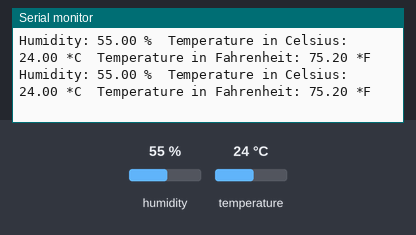
Bench run of a sketch on a simulated Arduino Uno, built with avr-gcc and run on an emulated ATmega328P. Parts: the last lines printed to the serial monitor. The inputs (shaded band) are chosen by the test bench; at power-on: humidity 55 %, temperature 24 °C.

Above: at 4.8 s.
4.9 s: humidity set to 22 %
At 7.2 s:
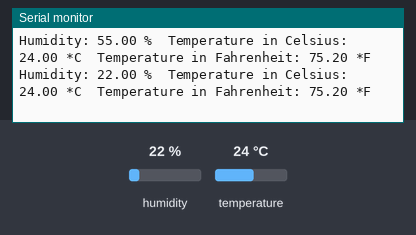
7.9 s: temperature set to 41 °C
At 9.2 s:
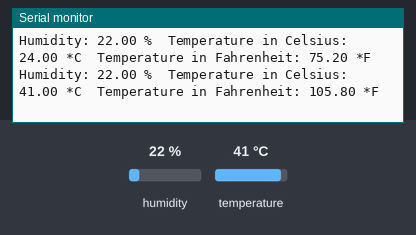
14.3 s: humidity set to 40 %
At 15.5 s:
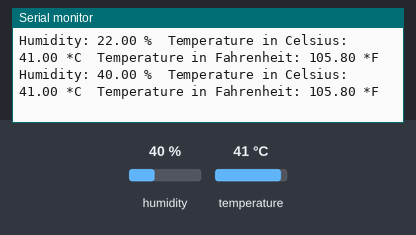
Timing chart, 0 to 17.3 s (numbered marks = the images above; inputs shaded):
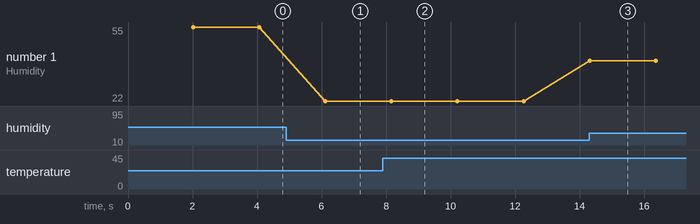

Measured:
- after the input at 4.9 s, the serial monitor: prints a new line after 1.2 s (image 1)
- after the input at 7.9 s, the serial monitor: prints a new line after 0.27 s (image 2)
- after the input at 14.3 s, the serial monitor: prints a new line at once (image 3)
- plotted number 1: 55 → 22 after the input at 4.9 s, 22 → 40 after the input at 14.3 s

The sketch:

ArduinoDHT11_Testing.ino
```cpp
#include <DHT.h> //包含DHT库，用于与DHT传感器通信

#define DHTPIN 2 //定义DHT传感器连接的引脚为2
#define DHTTYPE DHT11 //定义DHT传感器的类型为DHT11

DHT dht(DHTPIN, DHTTYPE); //创建DHT传感器对象，指定引脚和传感器类型

void setup() {
  Serial.begin(9600); //初始化串口通信，波特率为9600
  dht.begin(); //初始化DHT传感器
}

void loop() {
  delay(2000); //延迟2秒，读取传感器数据的间隔时间
  float humidity = dht.readHumidity(); //读取湿度值
  float temperatureC = dht.readTemperature(); //读取温度值（摄氏度）
  float temperatureF = dht.readTemperature(true); //读取温度值（true参数表示读取华氏温度）

  //if判断isnan()判断一个值是否是NaN
  if (isnan(humidity) || isnan(temperatureC) || isnan(temperatureF)){ //判断三个参数中是否有任何一个是NaN
    Serial.println("Failed to read from DHT sensor!"); //如果读取失败，打印错误信息
    return; //结束当前循环
  }

  Serial.print("Humidity: "); //打印湿度标签
  Serial.print(humidity);  //打印湿度值
  Serial.print(" %\t");  //打印百分号和制表符
  Serial.print("Temperature in Celsius: ");  //打印摄氏温度标签
  Serial.print(temperatureC);  //打印摄氏温度值
  Serial.print(" *C\t");  //打印摄氏度符号和制表符
  Serial.print("Temperature in Fahrenheit: ");  //打印华氏温度标签
  Serial.print(temperatureF);  //打印华氏温度值
  Serial.println(" *F");  //打印华氏度符号
}
```
